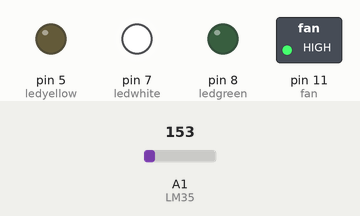
This sketch was run on a simulated Arduino Uno, built with avr-gcc and run on an emulated ATmega328P. Shown: switched loads named in the sketch (green lamp = pin HIGH), output pins drawn as LEDs (lit = HIGH). Inputs (shaded band) come from the test bench; at power-on: A1 (LM35) = 153. What the sketch prints to the serial monitor is not drawn.

Above: at 2.8 s.
2.9 s: A1 (LM35) set to 135
At 6.4 s:
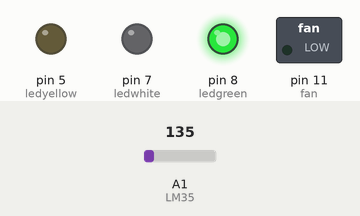
7.5 s: A1 (LM35) set to 175
At 10.7 s:
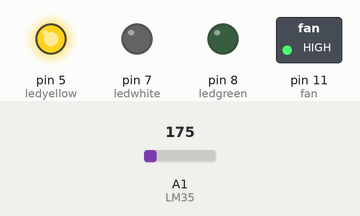
11.5 s: A1 (LM35) set to 160
At 15.0 s:
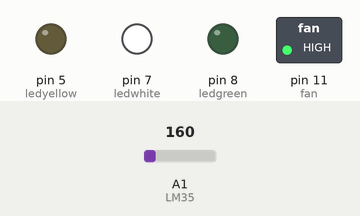
15.5 s: A1 (LM35) set to 133
At 19.3 s:
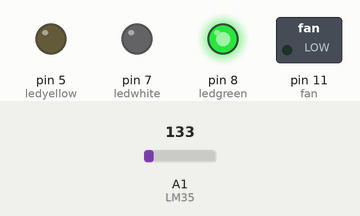
Timing chart, 0 to 20.5 s (numbered marks = the images above; inputs shaded):
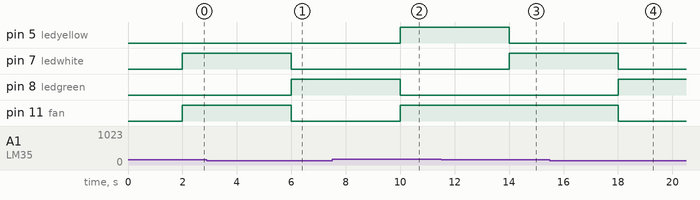

The sketch:

Project.ino
```cpp
int start = 0;
int LM35 = A1; //The LM35 temprature sensor.
int gaugetemp = 0; //Reads the temprature.
int fan = 11; //fan
int ledgreen = 8; //green led
int ledwhite = 7; //white led
int ledyellow = 5; //yellow led
int Min = 20; //The temprature at which the fan starts.
int Max = 35; //The temprature at which the fan reaches its maximum speed.
int fanSpeed;

float volts = 0;
float Celsius = 0;
float Fahrenheit = 0;

void setup() {
    pinMode(LM35, INPUT);
    pinMode(fan, OUTPUT);
    pinMode(ledgreen, OUTPUT);
    pinMode(ledwhite, OUTPUT);
    pinMode(ledyellow, OUTPUT);
    Serial.begin(9600);
}

void Tempread() { //to convert temperature.
    gaugetemp = analogRead(LM35);
    volts = (gaugetemp * 5.0) / 1024.0;
    Celsius = (volts - 0.5) * 100;
    Fahrenheit = Celsius * 9 / 5 + 32;


    Serial.print(Celsius); //This prints the text of the temprature and the fan speed on the serial monitor.
    delay(1000);
    Serial.println(fanSpeed);
    delay(1000);
}

void loop() {
    Tempread();
    if (Celsius < Min) { //If the temprature is below Min turn everything off but green led.
        digitalWrite(fan, LOW);
        digitalWrite(ledgreen, HIGH);
        digitalWrite(ledwhite, LOW);
        digitalWrite(ledyellow, LOW);

        fanSpeed = 0;
    }

    if ((Celsius >= Min) && (Celsius < Max)) { //If the temprature is the same or above Min and under Max then turn the on fan(50% speed)and white led.
        digitalWrite(fan, HIGH);
        digitalWrite(ledgreen, LOW);
        digitalWrite(ledwhite, HIGH);
        digitalWrite(ledyellow, LOW);

        fanSpeed = 50;
    }

    if (Celsius > Max) { //If the temprature is more than Max then turn on the fan(100% speed)and the yellow led.
        digitalWrite(fan, HIGH);
        digitalWrite(ledgreen, LOW);
        digitalWrite(ledwhite, LOW);
        digitalWrite(ledyellow, HIGH);

        fanSpeed = 100;
    }
}
```

Measured:
- the behaviour switches between 144 and 143 on A1 (LM35) (found by bisection; images 0 and 1)
- the behaviour switches between 175 and 174 on A1 (LM35) (found by bisection; images 2 and 3)
- after the input at 2.9 s, pin 7 (ledwhite), pin 11 (fan): HIGH → LOW after 3.1 s; pin 8 (ledgreen): LOW → HIGH after 3.1 s
- after the input at 7.5 s, pin 5 (ledyellow), pin 11 (fan): LOW → HIGH after 2.5 s; pin 8 (ledgreen): HIGH → LOW after 2.5 s
- after the input at 11.5 s, pin 5 (ledyellow): HIGH → LOW after 2.5 s; pin 7 (ledwhite): LOW → HIGH after 2.5 s
- after the input at 15.5 s, pin 7 (ledwhite), pin 11 (fan): HIGH → LOW after 2.5 s; pin 8 (ledgreen): LOW → HIGH after 2.5 s
